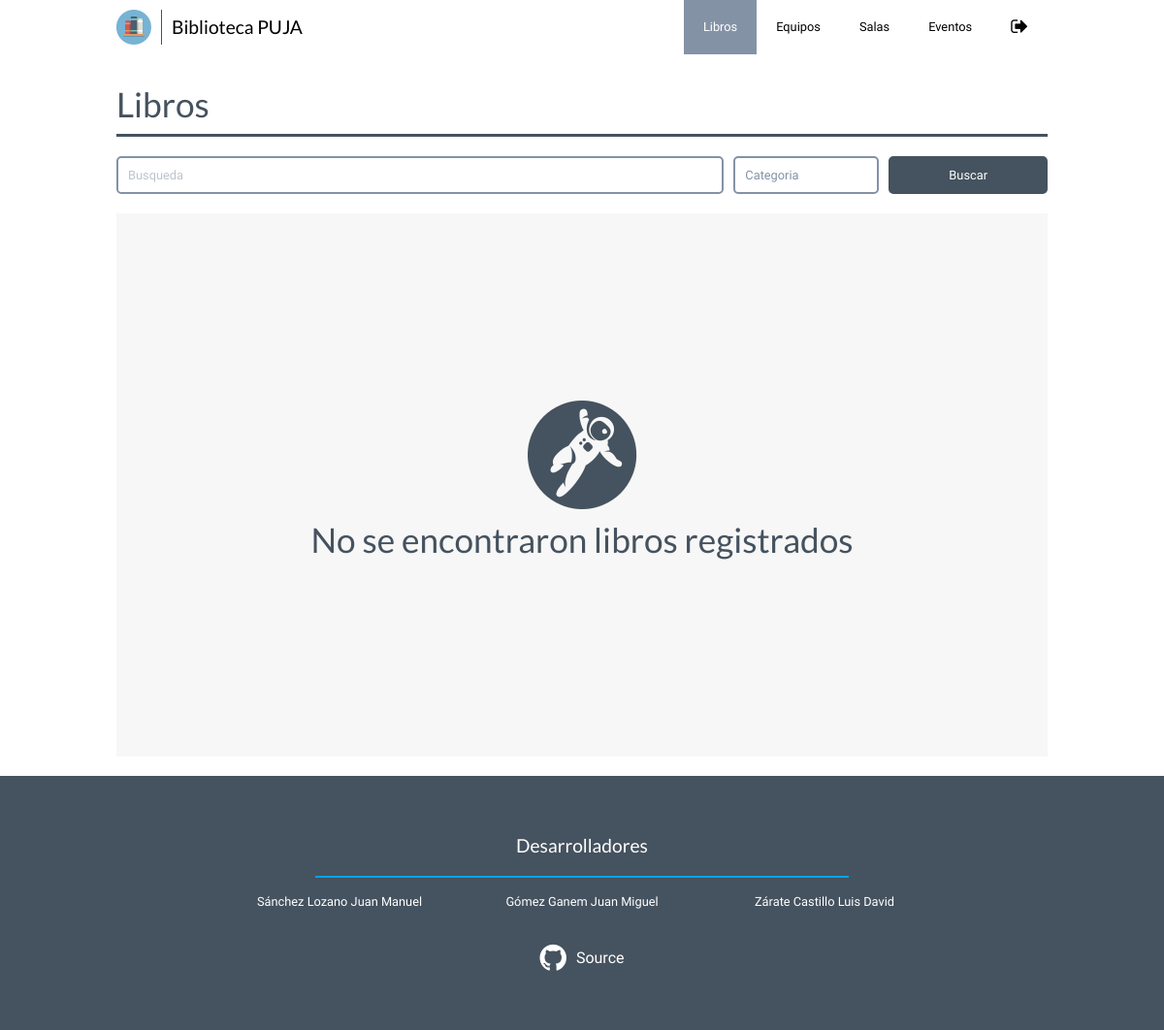
/books/index.php (signed in), run on an earlier commit of the app's database.
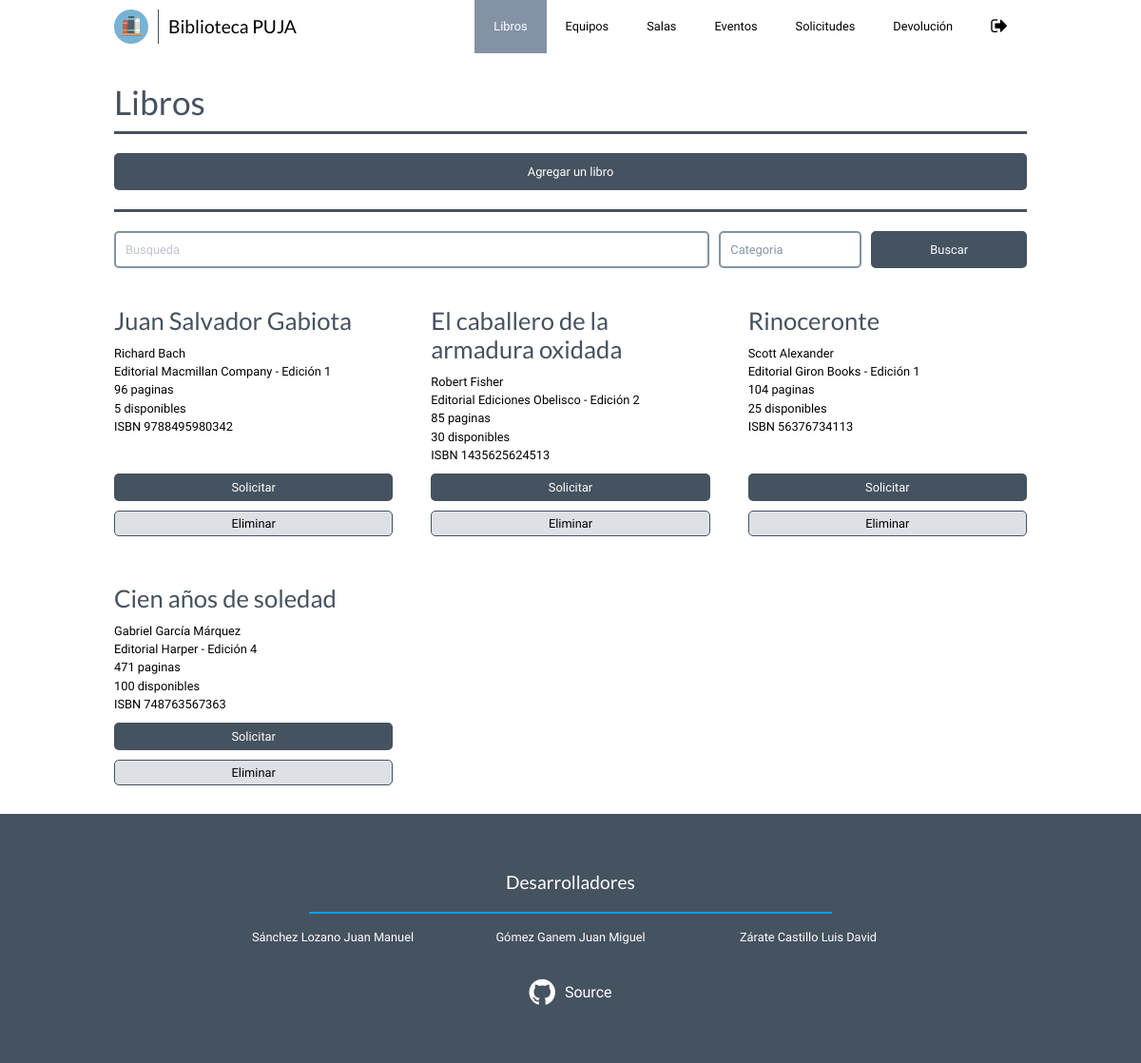
And on a later commit of the database.
### tables this page shows
CREATE TABLE IF NOT EXISTS `book` (
  `id` INT NOT NULL AUTO_INCREMENT,
  `name` VARCHAR(45) NOT NULL,
  `edition` INT NOT NULL,
  `pages` INT NOT NULL,
  `ISBN` VARCHAR(45) NOT NULL,
  `editorial_id` INT NOT NULL,
  `author_id` INT NOT NULL,
  `quantity` INT NOT NULL,
  PRIMARY KEY (`id`),
  INDEX `fk_book_editorial1_idx` (`editorial_id` ASC),
  INDEX `fk_book_author1_idx` (`author_id` ASC),
  CONSTRAINT `fk_book_editorial1`
    FOREIGN KEY (`editorial_id`)
    REFERENCES `editorial` (`id`)
    ON DELETE CASCADE
    ON UPDATE CASCADE,
  CONSTRAINT `fk_book_author1`
    FOREIGN KEY (`author_id`)
    REFERENCES `author` (`id`)
    ON DELETE CASCADE
    ON UPDATE CASCADE);

CREATE TABLE IF NOT EXISTS `author` (
  `id` INT NOT NULL AUTO_INCREMENT,
  `name` VARCHAR(45) NOT NULL,
  PRIMARY KEY (`id`));

CREATE TABLE IF NOT EXISTS `editorial` (
  `id` INT NOT NULL AUTO_INCREMENT,
  `name` VARCHAR(45) NOT NULL,
  PRIMARY KEY (`id`),
  UNIQUE INDEX `name_UNIQUE` (`name` ASC));

### books/index.php (called while the page is built, shortened)
<?php
$time = Core::FormatDate(time(), "Y-m-d");
$field = "";
$value = "";
$books = Book::getBooks($time, $field, $value);
include(PAGES . "books.php");
?>

### _classes/core.php (called while the page is built, shortened)
<?php
include_once("mysql.php");
class Core {
	public static $mysqlcon;
    public static function db() {
    	return static::$mysqlcon;
    }
	private function __construct() {
		static::$mysqlcon = new MySQL($this, MYSQL_HOSTNAME, MYSQL_USERNAME, MYSQL_PASSWORD, MYSQL_DATABASE);
	}
	public static function Clean($strInput, $ignoreHtml = false, $nl2br = false, $encoding = "UTF-8") {
		$strInput = stripslashes(trim($strInput));
		if (!$ignoreHtml) {
			$strInput = htmlspecialchars($strInput, ENT_QUOTES | ENT_HTML5, $encoding);
		}
		return $strInput;
	}
	public static function FormatDate($date, $format = "Y-m-d\TH:i") {
		return date($format, $date);
	}
}
?>

### _classes/book.php (called while the page is built, shortened)
<?php
class Book {
    public static function getBooks($time, $field = "", $value = "") {
        $extra = "";
        $time = Core::Clean($time);
        $query = "
            SELECT
            	book.id AS id, book.name as name, edition, pages, quantity, isbn, editorial_id, author_id,
            	author.name AS author_name,
            	editorial.name AS editorial_name,
            	(SELECT
                 	COUNT(*)
                 FROM
                 	book_reservation JOIN reservation_detail ON (reservation_detail.id = book_reservation.reservation_detail_id)
                 WHERE
                 	book_reservation.book_id = book.id
                 	AND reservation_detail.status='approved'
                 	AND (
            			reservation_detail.date_reservation <= TIMESTAMP('$time')
                        AND TIMESTAMP('$time') <= DATE_ADD(reservation_detail.date_reservation , INTERVAL reservation_detail.time DAY)
                    )
                ) as reserved
            FROM
            	book JOIN editorial ON (editorial.id = book.editorial_id)
            	JOIN author ON (author.id = book.author_id)
            $extra;
        ";
        return Core::db()->doQuery($query);
    }
}
?>

### _classes/mysql.php (called while the page is built, shortened)
<?php
class MySQL {
	private $connected;
	private $hostname;
	private $username;
	private $password;
	private $database;
	public $link;
	public function __construct($core, $host, $user, $pass, $db) {
		$this->connected = false;
		$this->hostname = $host;
		$this->username = $user;
		$this->password = $pass;
		$this->database = $db;
	}
	public function isConnected() {
		return $this->connected;
	}
	public function connect() {
		$this->link = new mysqli($this->hostname, $this->username, $this->password, $this->database);
		if ($this->link->connect_errno) {
			$this->error($this->link->connect_error);
		} else {
			$this->connected = true;
		}
	}
	public function doQuery($query) {
		if($this->IsConnected()) {
			return $this->link->query($query);
		} else {
			$this->error('Could not process query, no active db connection detected..');
		}
	}
}
?>

### _pages/books.php (the view, shortened to what this page needs)
<!DOCTYPE html>
<html lang="<?php echo LANGUAGE; ?>">
    <?php include(INCLUDES . "head.php") ?>
    <body>
        <?php include(INCLUDES . "navbar.php"); ?>
        <main class="maincontent">
            <h1 class="pw-title">Libros</h1>
            <?php if(USER_IS_ADMIN) { ?>
                <section class="pw-buttons-container">
                    <button class="pw-button" id="create-book">Agregar un libro</button>
                </section>
                <span class="pw-horizontal-line"></span>
            <?php } ?>
            <form method="GET" class="pw-form inline">
                <section class="pw-form-fields">
                    <input type="text" name="search" class="pw-form-item" value="<?php echo $value; ?>" placeholder="Busqueda"/>
                    <select name="category" class="pw-form-item" id="book-category">
                        <option value="">Categoria</option>
                    </select>
                </section>
                <button type="submit" class="pw-form-button pw-form-center" name="search-book">Buscar</button>
            </form>
            <?php if($books->num_rows == 0) { ?>
                <section class="not-found">
                    <h1>No se encontraron libros registrados</h1>
                </section>
            <?php } else { ?>
                <section class="pw-books-gallery">
                    <?php while($book = $books->fetch_object()) { ?>
                        <arcticle class="pw-books-book">
                            <h4 class="pw-books-book-name"><?php echo $book->name; ?></h4>
                            <p class="pw-books-book-item"><?php echo $book->author_name; ?></p>
                            <p class="pw-books-book-item"><?php echo "Editorial " . $book->editorial_name . " - Edición " . $book->edition; ?></p>
                            <p class="pw-books-book-item"><?php echo $book->pages; ?> paginas</p>
                            <p class="pw-books-book-item"><?php echo ($book->quantity - $book->reserved); ?> disponibles</p>
                            <p class="pw-books-book-item">ISBN <?php echo $book->isbn; ?></p>
                            <section class="pw-books-buttons">
                                <?php if($book->quantity - $book->reserved > 0) { ?>
                                    <button
                                        bookid="<?php  echo $book->id; ?>"
                                        bookname="<?php  echo $book->name; ?>"
                                        class="pw-button select-book thin expanded" target="#modal-reserve-book">Solicitar</button>
                                <?php } ?>
                                <?php if(USER_IS_ADMIN) { ?>
                                    <button bookid="<?php  echo $book->id; ?>" class="pw-button thin transparent expanded delete-book">Eliminar</button>
                                <?php } ?>
                            </section>
                        </arcticle>
                    <?php } ?>
                </section>
            <?php } ?>
        </main>
        <?php include(INCLUDES . "footer.php"); ?>
    </body>
</html>

### _includes/head.php (shortened to what this page needs)
<head>
    <link rel="stylesheet" href="<?php echo RESOURCES . "css/styles.css"; ?>"/>
</head>

### _includes/navbar.php (shortened to what this page needs)
<nav class="pw-navbar" id="pw-navbar">
    <section class="pw-navbar-content">
        <section class="pw-navbar-header">
            <a href="<?php echo HOME; ?>" class="pw-navbar-names">
                <img src="<?php echo RESOURCES . "images/favicon.png"; ?>" class="pw-navbar-logo"></img>
                <h6 class="pw-navbar-title"><?php echo SITE_NAME; ?></h6>
            </a>
        </section>
        <ul class="pw-navbar-items" id="pw-navbar-items">
            <li class="pw-navbar-item <?php echo PAGE_ID == "books" ? "active" : ""; ?>"><a href="<?php echo BOOKS; ?>">Libros</a></li>
            <li class="pw-navbar-item <?php echo PAGE_ID == "equipment" ? "active" : ""; ?>"><a href="<?php echo EQUIPMENT; ?>">Equipos</a></li>
            <li class="pw-navbar-item <?php echo PAGE_ID == "rooms" ? "active" : ""; ?>"><a href="<?php echo ROOMS; ?>">Salas</a></li>
            <li class="pw-navbar-item <?php echo PAGE_ID == "events" ? "active" : ""; ?>"><a href="<?php echo EVENTS; ?>">Eventos</a></li>
            <?php if(USER_IS_ADMIN) { ?>
                <li class="pw-navbar-item <?php echo PAGE_ID == "requests" ? "active" : ""; ?>"><a href="<?php echo REQUESTS; ?>">Solicitudes</a></li>
                <li class="pw-navbar-item <?php echo PAGE_ID == "return" ? "active" : ""; ?>"><a href="<?php echo RETURNBOOK; ?>">Devolución</a></li>
            <?php } ?>
            <li class="pw-navbar-item pw-navbar-sign-out"><a href="<?php echo SIGNOUT; ?>" class="pwi pwi-sign-out" title="Cerrar sesión"><span>Cerrar sesión</span></a></li>
        </ul>
    </section>
</nav>

### _includes/footer.php
<footer class="pw-footer">
    <h6 class="footer-title">Desarrolladores</h6>
    <span class="separator"></span>
    <article class="developers">
        <a href="https://github.com/juanmsl" target="_blank" class="developer">Sánchez Lozano Juan Manuel</a>
        <a href="https://github.com/Jkierem" target="_blank" class="developer middle">Gómez Ganem Juan Miguel</a>
        <a href="https://github.com/Luisdzc" target="_blank" class="developer">Zárate Castillo Luis David</a>
    </article>
    <a href="https://github.com/juanmsl/PHP-Library" class="source" target="_blank">
        <span class="pwi pwi-github"></span> Source
    </a>
</footer>

What changed in the data, as far as the page shows it:
added book: name "Juan Salvador Gabiota", author.name "Richard Bach", editorial.name "Macmillan Company", edition "1", pages "96", $book->quantity-$book->reserved "5", ISBN "9788495980342"
added book: name "El caballero de la armadura oxidada", author.name "Robert Fisher", editorial.name "Ediciones Obelisco", edition "2", pages "85", $book->quantity-$book->reserved "30", ISBN "1435625624513"
added book: name "Rinoceronte", author.name "Scott Alexander", editorial.name "Giron Books", edition "1", pages "104", $book->quantity-$book->reserved "25", ISBN "56376734113"
added book: name "Cien años de soledad", author.name "Gabriel García Márquez", editorial.name "Harper", edition "4", pages "471", $book->quantity-$book->reserved "100", ISBN "748763567363"
Also different on the page:
text no longer shown: "No se encontraron libros registrados"
text now shown: "Solicitudes Devolución Agregar un libro"
